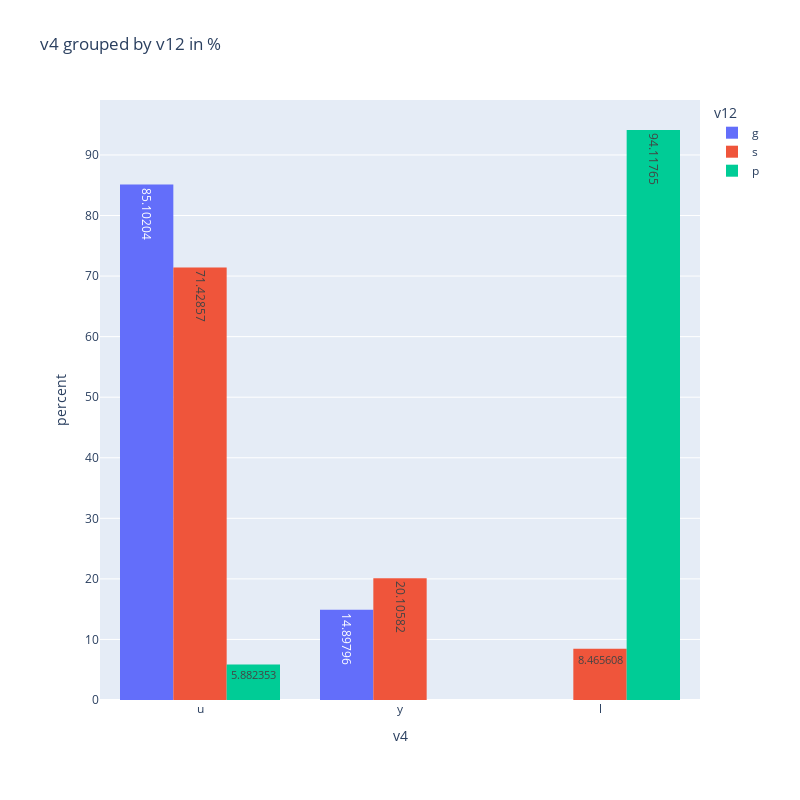

Notebook code for this chart:
### Markdown cell above
v12 and v4 parameters have 3 classes each. Decided to see the dependences between these two parameters. Intersting that 94% of p class in v12 observed in l class of v4. and g class is not presented in l class of v4

### Code cell
utils.plot_grouped_bar(train_data, 'v4', 'v12', is_percantage=True)

### Figure 1 — Plotly figure (JSON) as saved in the notebook; plotly's stock layout.template omitted (floating-point values rounded to 4 significant figures; data arrays with more than 128 entries replaced by an {"elided": "..."} marker saying what was removed)
{"data": [{"alignmentgroup": "True", "bingroup": "x", "histfunc": "count", "histnorm": "percent", "hovertemplate": "v12=g<br>v4=%{x}<br>percent=%{y}<extra></extra>", "legendgroup": "g", "marker": {"color": "#636EFA", "pattern": {"shape": ""}}, "name": "g", "offsetgroup": "g", "orientation": "v", "showlegend": true, "texttemplate": "%{value}", "type": "histogram", "x": {"elided": "3430 str values"}, "xaxis": "x", "yaxis": "y"}, {"alignmentgroup": "True", "bingroup": "x", "histfunc": "count", "histnorm": "percent", "hovertemplate": "v12=s<br>v4=%{x}<br>percent=%{y}<extra></extra>", "legendgroup": "s", "marker": {"color": "#EF553B", "pattern": {"shape": ""}}, "name": "s", "offsetgroup": "s", "orientation": "v", "showlegend": true, "texttemplate": "%{value}", "type": "histogram", "x": {"elided": "189 str values"}, "xaxis": "x", "yaxis": "y"}, {"alignmentgroup": "True", "bingroup": "x", "histfunc": "count", "histnorm": "percent", "hovertemplate": "v12=p<br>v4=%{x}<br>percent=%{y}<extra></extra>", "legendgroup": "p", "marker": {"color": "#00CC96", "pattern": {"shape": ""}}, "name": "p", "offsetgroup": "p", "orientation": "v", "showlegend": true, "texttemplate": "%{value}", "type": "histogram", "x": [null, "l", null, "u", null, null, null, "l", null, null, null, null, "l", null, null, null, null, "l", null, null, null, null, "l", null, null, null, null, "l", null, null, null, null, "l", null, null, null, null, "l", null, null, null, null, "l", null, null, null, null, "l", null, null, null, null, "l", null, null, null, null, "l", null, null, null, null, "l", null, null, null, null, "l", null, null, null, null, "l", null, null, null, null, "l", null, null, null], "xaxis": "x", "yaxis": "y"}], "layout": {"barmode": "group", "height": 800, "legend": {"title": {"text": "v12"}, "tracegroupgap": 0}, "margin": {"b": 100, "l": 100, "r": 100, "t": 100}, "title": {"text": "v4 grouped by v12 in %"}, "width": 800, "xaxis": {"anchor": "y", "domain": [0, 1], "title": {"text": "v4"}}, "yaxis": {"anchor": "x", "domain": [0, 1], "title": {"text": "percent"}}}}
